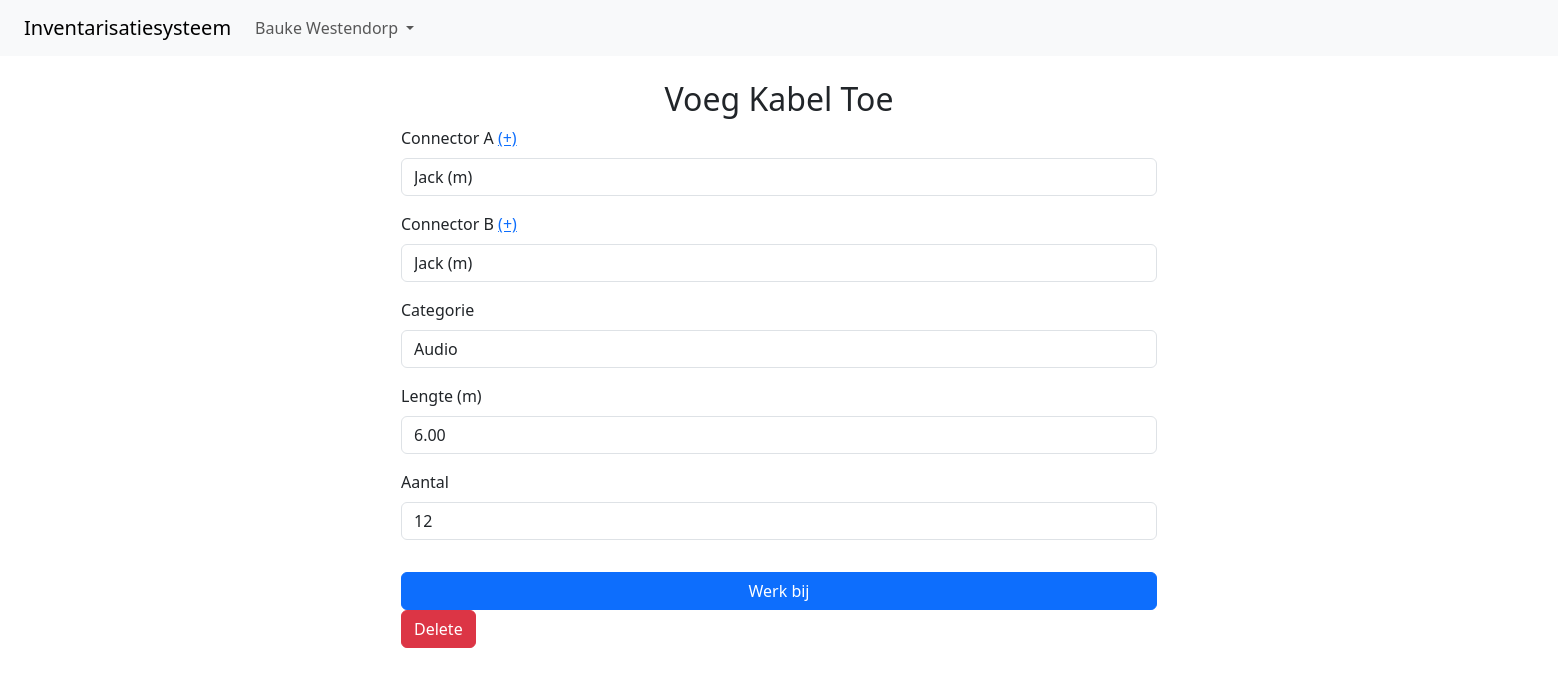
Screenshot of /cable/1/edit (signed in) with the database file from the repository.
### models.py (models this page shows, shortened)
class User(db.Model, UserMixin):
    id = db.Column(db.Integer, primary_key=True)
    username = db.Column(db.String(60), unique=True, nullable=False)
    email = db.Column(db.String(120), unique=True, nullable=False)
    password = db.Column(db.String(60), nullable=False)

class Cable(db.Model):
    id = db.Column(db.Integer, primary_key=True)
    length = db.Column(db.Float, nullable=False)
    conn_a_id = db.Column(db.Integer, db.ForeignKey('connector.id'), nullable=False)
    conn_a = db.relationship('Connector', foreign_keys=[conn_a_id])
    conn_b_id = db.Column(db.Integer, db.ForeignKey('connector.id'), nullable=False)
    conn_b = db.relationship('Connector', foreign_keys=[conn_b_id])
    category_id = db.Column(db.Integer, db.ForeignKey('category.id'), nullable=False)
    category = db.relationship('Category', foreign_keys=[category_id])
    count = db.Column(db.Integer, nullable=False)

### routes.py (the view, shortened to what this page needs)
@app.route("/cable/<int:id>/edit", methods=['GET', 'POST'])
@login_required
def cable_edit(id):
    cable = Cable.query.get_or_404(id)
    form = AddCableForm(obj=cable)
    form.conn_a.choices = [(conn.id, f'{conn.name} ({conn.gender_label()})') for conn in Connector.query.all()]
    form.conn_b.choices = [(conn.id, f'{conn.name} ({conn.gender_label()})') for conn in Connector.query.all()]
    form.category.choices = [(category.id, category.name) for category in Category.query.all()]
    form.submit.label.text = "Werk bij"
    return render_template("cable.html", title="Bewerk Kabel", form=form, cable_id=id)

### forms.py
class AddCableForm(FlaskForm):
    conn_a = SelectField("Connector A", validators=[DataRequired()])
    conn_b = SelectField("Connector B", validators=[DataRequired()])
    length = DecimalField("Lengte (m)", validators=[DataRequired(), NumberRange(min=0, max=1000)])
    category = SelectField("Categorie", validators=[DataRequired()])
    count = IntegerField("Aantal", validators=[DataRequired(), NumberRange(min=1)])
    submit = SubmitField("Voeg toe")

### app.py (called while the page is built)
@app.before_request
def create_tables():
    db.create_all()

### models.py (called while the page is built)
@login_manager.user_loader
def load_user(user_id):
    return User.query.get(int(user_id))

    def __repr__(self):
        return f"Category('{self.id}', '{self.name}')"

    def __repr__(self):
        return f"Connector('{self.id}', '{self.name}', '{self.is_male}')"

    def gender_label(self):
        if self.is_male:
            return 'm'
        else:
            return 'f'

### templates/cable.html (shortened to what this page needs)
{% extends "base.html" %} {% block content %}
<div class="mt-4 row justify-content-center">
    <div class="col-md-6">
        <h2 class="text-center">Voeg Kabel Toe</h2>
        <form class="d-flex flex-column" style="gap: 1rem" method="POST" action="">
            <div class="form-group">
                {{ form.conn_a.label(class="form-label") }}
                <a href="/connector/add">(+)</a>
                {{ form.conn_a(class="form-control") }}
            </div>
            <div class="form-group">
                {{ form.conn_b.label(class="form-label") }}
                <a href="/connector/add">(+)</a>
                {{ form.conn_b(class="form-control") }}
            </div>
            <div class="form-group">
                {{ form.category.label(class="form-label") }}
                {{ form.category(class="form-control") }}
            </div>
            <div class="form-group">
                {{ form.length.label(class="form-label") }}
                {{ form.length(class="form-control") }}
            </div>
            <div class="form-group">
                {{ form.count.label(class="form-label") }}
                {{ form.count(class="form-control") }}
            </div>
            <div class="form-group mt-3">
                {{ form.submit(class="btn btn-primary w-100") }}
            </div>
        </form>
        {% if cable_id %}
            <a href="/cable/{{cable_id}}/delete" class="btn btn-danger">Delete</a>
        {% endif %}
    </div>
</div>
{% endblock %}

### templates/base.html (shortened to what this page needs)
<!doctype html>
<html lang="en">
    <head>
        <link
            href="https://cdn.jsdelivr.net/npm/bootstrap@5.3.3/dist/css/bootstrap.min.css"
            rel="stylesheet"
        />
        <link rel="stylesheet" href="{{ url_for('static', filename='main.css') }}">
    </head>
    <body>
        <nav class="px-4 py-2 navbar navbar-expand-lg navbar-light bg-light">
            <a class="navbar-brand" href="/">Inventarisatiesysteem</a>
            <div class="collapse navbar-collapse">
                <ul class="navbar-nav ml-auto">
                    {% if current_user.is_authenticated %}
                        <li class="nav-item dropdown">
                            <a class="nav-link dropdown-toggle"
                                href="#"
                                id="navbarDropdown"
                                role="button"
                                data-bs-toggle="dropdown"
                                aria-haspopup="true"
                                aria-expanded="false"
                            >
                                {{ current_user.username }}
                            </a>
                        </li>
                    {% else %}
                        <li class="nav-item">
                            <a class="nav-link" href="/login">Login</a>
                        </li>
                    {% endif %}
                </ul>
            </div>
        </nav>
        <div id="page">
            {% block content %} {% endblock %}
        </div>
    </body>
</html>

### static/main.css (style rules this page uses)
#page { width: 96rem; margin: 0 auto; }

### rows the page displays
User: username "Bauke Westendorp"
Cable: conn_a "Jack (m)", conn_b "Jack (m)", category "Audio", length "6.00", count "12"
